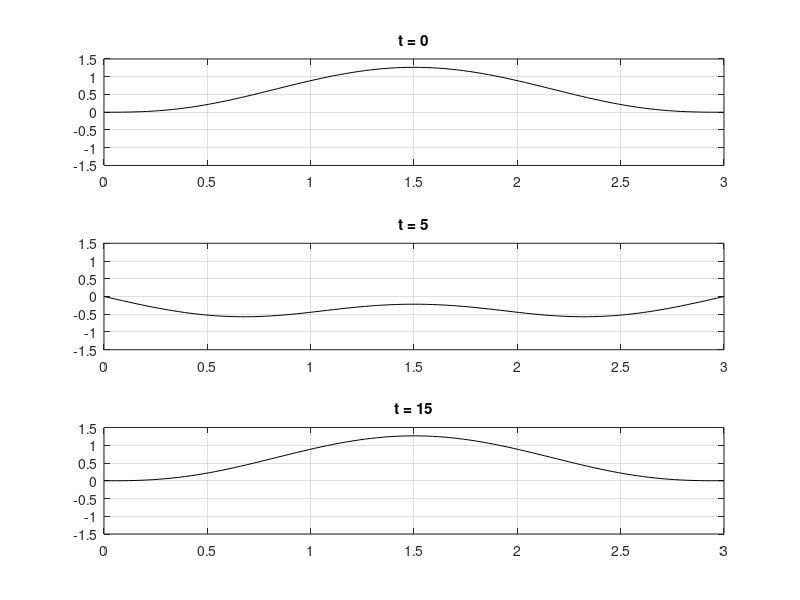

MATLAB code for this plot:
function task22
a = 2; L = 3; ymax = 1.5;
x = 0:L/100:L;

    function y = phi(x)
        y = ((x.*(3-x)).^3)/9;
    end

    function y = psi(x)
        y = 0 * x;
    end

    function y = fourier(x, t)
        y = 0;
        for k = 1:20
            Xk = sin(k*pi*x/L);
            Ak = (2/L)*trapz(x, phi(x).*Xk);
            Bk = (2/(a*k*pi))*trapz(x, psi(x).*Xk);
            Tk = Ak*cos(a*k*pi*t/L) + Bk*sin(a*k*pi*t/L);
            y = y + Tk*Xk;
        end
    end

moments = [0, 5, 15];
for i=1:length(moments)
    subplot(3, 1, i);
    plot(x, fourier(x, moments(i)), 'k');
    axis([0, L, -ymax, ymax]);
    title(['t = ' num2str(moments(i))]);
    grid on;
end

end
